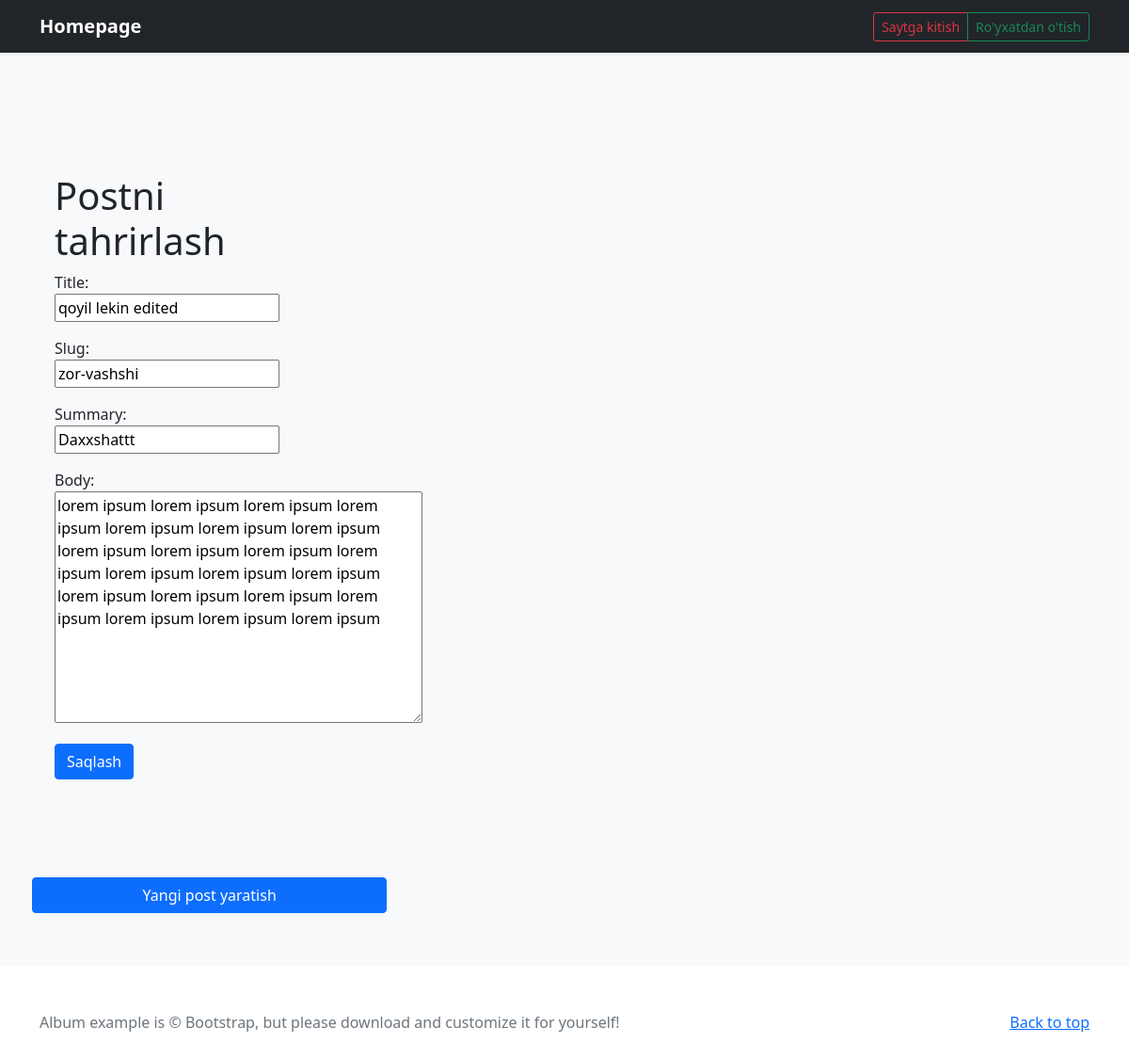
The app's page /post/5/edit/ with its own data.
### blog/models.py (models this page shows, shortened)
class Post(models.Model):
    title = models.CharField(max_length=150)
    author = models.ForeignKey(
        'auth.User',
        on_delete = models.CASCADE
    )
    slug = models.SlugField(max_length=50)
    summary = models.CharField(max_length=300)
    body = models.TextField()

### blog/views.py (the view)
# urls.py: path('post/<int:pk>/edit/', BlogUpdateView.as_view(), name='post_edit'),
class BlogUpdateView(UpdateView):
    model = Post
    template_name = 'post_edit.html'
    fields = ['title', 'slug', 'summary', 'body']

### templates/post_edit.html
{% extends 'base.html' %}
{% block content %}
    <div class="album py-5 bg-light">
        <div class="container">
            <div class="row row-cols-1 row-cols-sm-2 row-cols-md-3 g-3">
                <h1>Postni tahrirlash</h1>
            </div>
            <div class="row row-cols-1 row-cols-sm-2 row-cols-md-3 g-3">
                <form action="" method="post">{% csrf_token %}
                    {{ form.as_p }}
                <div class="col-12">
                   <input type="submit" class="btn btn-primary" value="Saqlash">
                </div>
                </form>
            </div>
        </div>
    </div>
{% endblock content %}

### records on screen
Post: title "qoyil lekin edited", slug "zor-vashshi", summary "Daxxshattt", body "lorem ipsum lorem ipsum lorem ipsum lorem ipsum lorem ipsum lorem ipsum lorem ipsum lorem ipsum lorem ipsum lorem ipsum lorem ipsum lorem ipsum lorem ipsum lorem ipsum lorem ipsum lorem ipsum lorem ipsum lorem ipsum lorem ipsum lorem ipsum lorem ipsum"
